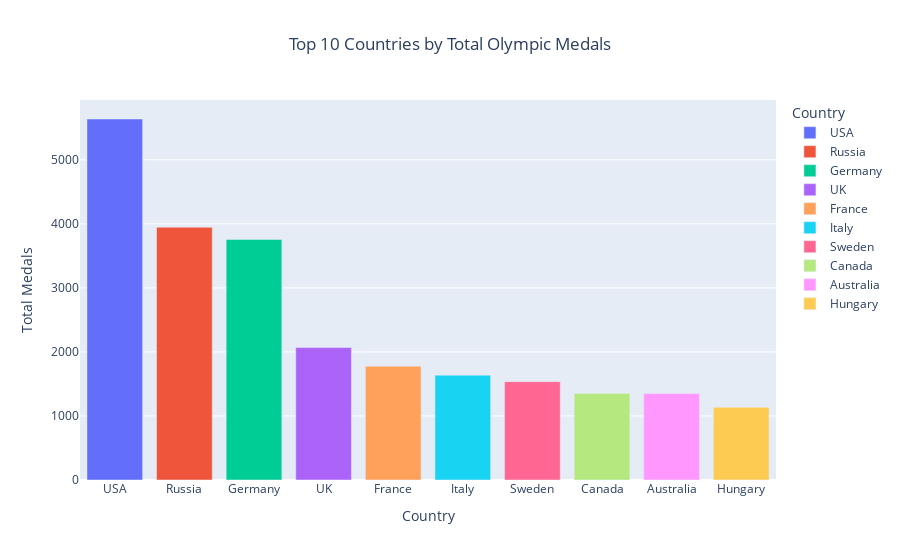

Notebook source saved alongside this figure:
### Code cell
# Asssign top 10 winningest countries table to a variable
top_10_countries = medalists['Country'].value_counts().head(10).reset_index()
top_10_countries.columns = ['Country', 'Medal Count']

# Visualize the table as a bar chart
fig = px.bar(top_10_countries, 
             x = 'Country', 
             y = 'Medal Count',
             color = 'Country',
             title = 'Top 10 Countries by Total Olympic Medals',
             labels = {'Country': 'Country', 'Medal Count': 'Total Medals'})

# Center the title
fig.update_layout(title_x=0.5)

fig.show()

### Figure 1 — Plotly figure (JSON) as saved in the notebook; plotly's stock layout.template omitted (floating-point values rounded to 4 significant figures)
{"data": [{"alignmentgroup": "True", "hovertemplate": "Country=%{x}<br>Total Medals=%{y}<extra></extra>", "legendgroup": "USA", "marker": {"color": "#636efa", "pattern": {"shape": ""}}, "name": "USA", "offsetgroup": "USA", "orientation": "v", "showlegend": true, "textposition": "auto", "type": "bar", "x": ["USA"], "xaxis": "x", "y": [5637], "yaxis": "y"}, {"alignmentgroup": "True", "hovertemplate": "Country=%{x}<br>Total Medals=%{y}<extra></extra>", "legendgroup": "Russia", "marker": {"color": "#EF553B", "pattern": {"shape": ""}}, "name": "Russia", "offsetgroup": "Russia", "orientation": "v", "showlegend": true, "textposition": "auto", "type": "bar", "x": ["Russia"], "xaxis": "x", "y": [3947], "yaxis": "y"}, {"alignmentgroup": "True", "hovertemplate": "Country=%{x}<br>Total Medals=%{y}<extra></extra>", "legendgroup": "Germany", "marker": {"color": "#00cc96", "pattern": {"shape": ""}}, "name": "Germany", "offsetgroup": "Germany", "orientation": "v", "showlegend": true, "textposition": "auto", "type": "bar", "x": ["Germany"], "xaxis": "x", "y": [3756], "yaxis": "y"}, {"alignmentgroup": "True", "hovertemplate": "Country=%{x}<br>Total Medals=%{y}<extra></extra>", "legendgroup": "UK", "marker": {"color": "#ab63fa", "pattern": {"shape": ""}}, "name": "UK", "offsetgroup": "UK", "orientation": "v", "showlegend": true, "textposition": "auto", "type": "bar", "x": ["UK"], "xaxis": "x", "y": [2068], "yaxis": "y"}, {"alignmentgroup": "True", "hovertemplate": "Country=%{x}<br>Total Medals=%{y}<extra></extra>", "legendgroup": "France", "marker": {"color": "#FFA15A", "pattern": {"shape": ""}}, "name": "France", "offsetgroup": "France", "orientation": "v", "showlegend": true, "textposition": "auto", "type": "bar", "x": ["France"], "xaxis": "x", "y": [1777], "yaxis": "y"}, {"alignmentgroup": "True", "hovertemplate": "Country=%{x}<br>Total Medals=%{y}<extra></extra>", "legendgroup": "Italy", "marker": {"color": "#19d3f3", "pattern": {"shape": ""}}, "name": "Italy", "offsetgroup": "Italy", "orientation": "v", "showlegend": true, "textposition": "auto", "type": "bar", "x": ["Italy"], "xaxis": "x", "y": [1637], "yaxis": "y"}, {"alignmentgroup": "True", "hovertemplate": "Country=%{x}<br>Total Medals=%{y}<extra></extra>", "legendgroup": "Sweden", "marker": {"color": "#FF6692", "pattern": {"shape": ""}}, "name": "Sweden", "offsetgroup": "Sweden", "orientation": "v", "showlegend": true, "textposition": "auto", "type": "bar", "x": ["Sweden"], "xaxis": "x", "y": [1536], "yaxis": "y"}, {"alignmentgroup": "True", "hovertemplate": "Country=%{x}<br>Total Medals=%{y}<extra></extra>", "legendgroup": "Canada", "marker": {"color": "#B6E880", "pattern": {"shape": ""}}, "name": "Canada", "offsetgroup": "Canada", "orientation": "v", "showlegend": true, "textposition": "auto", "type": "bar", "x": ["Canada"], "xaxis": "x", "y": [1352], "yaxis": "y"}, {"alignmentgroup": "True", "hovertemplate": "Country=%{x}<br>Total Medals=%{y}<extra></extra>", "legendgroup": "Australia", "marker": {"color": "#FF97FF", "pattern": {"shape": ""}}, "name": "Australia", "offsetgroup": "Australia", "orientation": "v", "showlegend": true, "textposition": "auto", "type": "bar", "x": ["Australia"], "xaxis": "x", "y": [1349], "yaxis": "y"}, {"alignmentgroup": "True", "hovertemplate": "Country=%{x}<br>Total Medals=%{y}<extra></extra>", "legendgroup": "Hungary", "marker": {"color": "#FECB52", "pattern": {"shape": ""}}, "name": "Hungary", "offsetgroup": "Hungary", "orientation": "v", "showlegend": true, "textposition": "auto", "type": "bar", "x": ["Hungary"], "xaxis": "x", "y": [1135], "yaxis": "y"}], "layout": {"autosize": true, "barmode": "relative", "legend": {"title": {"text": "Country"}, "tracegroupgap": 0}, "title": {"text": "Top 10 Countries by Total Olympic Medals", "x": 0.5}, "xaxis": {"anchor": "y", "autorange": true, "categoryarray": ["USA", "Russia", "Germany", "UK", "France", "Italy", "Sweden", "Canada", "Australia", "Hungary"], "categoryorder": "array", "domain": [0, 1], "range": [-0.5, 9.5], "title": {"text": "Country"}, "type": "category"}, "yaxis": {"anchor": "x", "autorange": true, "domain": [0, 1], "range": [0, 5934.0], "title": {"text": "Total Medals"}, "type": "linear"}}}
